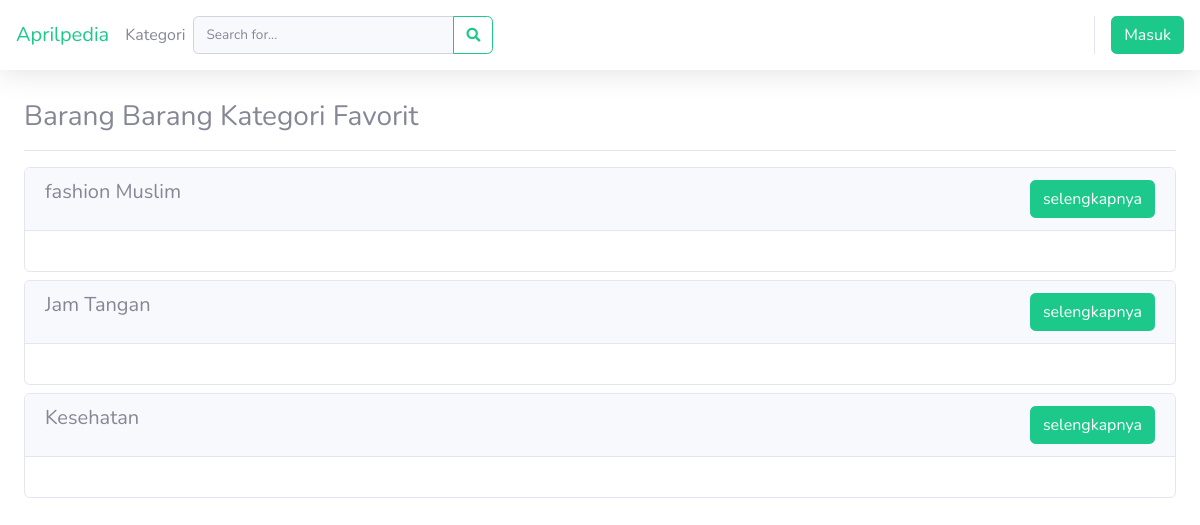
The app's page /index.php/dashboard/kategori_favorit with its own data.
### tables this page shows
CREATE TABLE `kategori_favorit` (
  `id_kategori` varchar(7) NOT NULL
);

CREATE TABLE `kategori` (
  `id_kategori` varchar(7) NOT NULL,
  `kategori` varchar(20) NOT NULL,
  `gambar_kategori` text NOT NULL,
  `status_kategori` varchar(1) NOT NULL
);

### application/controllers/Dashboard.php (called while the page is built, shortened)
<?php
class Dashboard extends CI_Controller {
	public function __construct(){
        $this->load->library('form_validation');
    }
	public function kategori_favorit()
	{
		$data['kategori'] = $this->Model_kategori->ambil_data()->result();
		$data['barang'] = $this->Model_barang->ambil_data_all2()->result();
		$data['user'] = $this->db->get_where('user', ['email' => $this->session->userdata('email')])->row_array();
        $data['favorit'] = $this->Model_kategori->ambil_data_favorit()->result();
        $jumlah_notif = 0;
        $data['notifikasi'] = $jumlah_notif;
		$this->load->view('template/header',$data);
		$this->load->view('template/navbar',$data);
		$this->load->view('kategori_favorit',$data);
		$this->load->view('template/footer');
	}
}

### index.php (called while the page is built, shortened)
<?php
require_once BASEPATH.'core/CodeIgniter.php';

### application/models/Model_kategori.php (called while the page is built, shortened)
<?php
class Model_kategori extends CI_Model{
    Public function ambil_data(){
        $this->db->select('*');
        $this->db->from('kategori');
        $this->db->where('status_kategori', '');
        return $this->db->get();
    }
    Public function ambil_data_favorit(){
        $this->db->select('*');
        $this->db->from('kategori_favorit');
        $this->db->join('kategori','kategori.id_kategori = kategori_favorit.id_kategori');
        return $this->db->get();
    }
}

### application/views/kategori_favorit.php (the view, shortened to what this page needs)
<div class="container-fluid">
    <h3>Barang Barang Kategori Favorit</h3>
    <hr>
    <?php if (!empty($favorit)){ ?>
        <?php foreach ($favorit as $f) :?>
            <div class="card mt-2">
                <div class="card-header">
                    <div class="row justify-content-between">
                        <div class="col col-6">
                            <h5><?= $f->kategori ?></h5>
                        </div>
                        <div class="col col-6 text-right">
                            <a class="btn btn-success" href="<?= base_url() ?>dashboard/lihat_kategori/<?= $f->id_kategori?>">selengkapnya</a>
                        </div>
                    </div>
                </div>
                <div class="card-body">
                </div>
            </div>
        <?php endforeach ?>
    <?php } ?>
</div>

### application/views/template/header.php (style rules this page uses)
.container-fluid { padding-top: 100px; }

### records on screen
kategori_favorit: kategori.kategori "fashion Muslim"
kategori_favorit: kategori.kategori "Jam Tangan"
kategori_favorit: kategori.kategori "Kesehatan"
